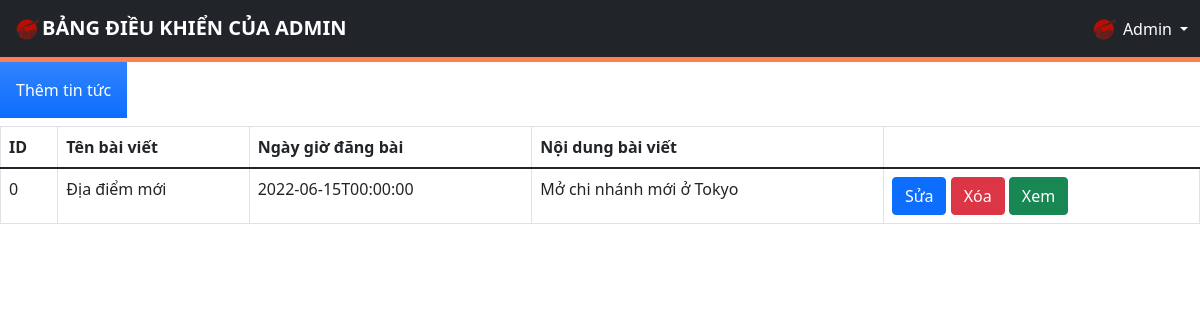
Screenshot of /admin/newsManagement.php with the database file from the repository.
### tables this page shows
CREATE TABLE `news` (
  `id` int(10) UNSIGNED NOT NULL,
  `name` varchar(100) NOT NULL,
  `datetime` datetime NOT NULL,
  `content` text NOT NULL
);

### admin/newsManagement.php (the view, shortened to what this page needs)
<!DOCTYPE html>
<html lang="en">
<head>
  <link href="https://cdnjs.cloudflare.com/ajax/libs/font-awesome/5.9.0/css/all.min.css" rel="stylesheet">
  <link href="https://cdn.jsdelivr.net/npm/bootstrap@5.1.3/dist/css/bootstrap.min.css" rel="stylesheet">
  <link rel="stylesheet" href="admin-styles/styles.css">
</head>
<body>
  <div>
    <?php $IPATH = $_SERVER["DOCUMENT_ROOT"]."/btl-web/admin/";
    include($IPATH."navbar.php");?>
  </div>
    <form method="post" action="newsManagement.php">
      <a href="newNews.php"><input type="button" class="p-3 mb-2 bg-primary bg-gradient text-white" value="Thêm tin tức"></a>
    </form>
    <?php
      include('../config/config.php');
      echo "<table class='table table-bordered'>
              <tr>
                  <th>ID</th>
                  <th>Tên bài viết</th>
                  <th>Ngày giờ đăng bài</th>
                  <th>Nội dung bài viết</th>
              </tr>
              <tbody>";
      $sql = "SELECT * from news";
      $result = $conn->query($sql);
      if ($result->num_rows > 0) {
        while ($row = $result->fetch_assoc()) {
          $id = $row['id'];
          $name = $row['name'];
          $datetime = $row['datetime'];
          $datetime = substr($datetime, 0, 10) . "T" . substr($datetime, 11);
          $content = $row['content'];
          echo "<tr>
                  <td>" . $id . "</td>
                  <td>" . $name . "</td>
                  <td>" . $datetime . "</td>
                  <td>" . $content . "</td>
                  <td>
                    <a href='editNews.php?id=$id&name=$name&datetime=$datetime&content=$content' class='btn btn-primary m-r-1em' name='edit'>Sửa</a>
                    <a href='deleteNews.php?id=$id' class='btn btn-danger'>Xóa</a>
                    <a href='../newsInfo.php?id=$id' class='btn btn-success'>Xem</a>
                  </td>
                </tr>";
        }
        echo "</tbody></table>";
      }
    ?>
</body>
</html>

### admin/admin-styles/styles.css (style rules this page uses)
:root { --color: #e74c3c; --border: 5px solid #e74c3c; --gray: #57606f; --bg: rgba(255, 255, 255, 0.3); }

### admin/admin-styles/adminButton.css (style rules this page uses)
* { margin: 0; padding: 0; box-sizing: border-box; outline: none; border: none; text-decoration: none; transition: 0.2s linear; }
:root { --color: #ff7f50; --border: 5px solid #ff7f50; --gray: #57606f; --bg: rgba(255, 255, 255, 0.3); }

### rows the page displays
news: id "0", name "Địa điểm mới", datetime "2022-06-15T00:00:00", content "Mở chi nhánh mới ở Tokyo"
